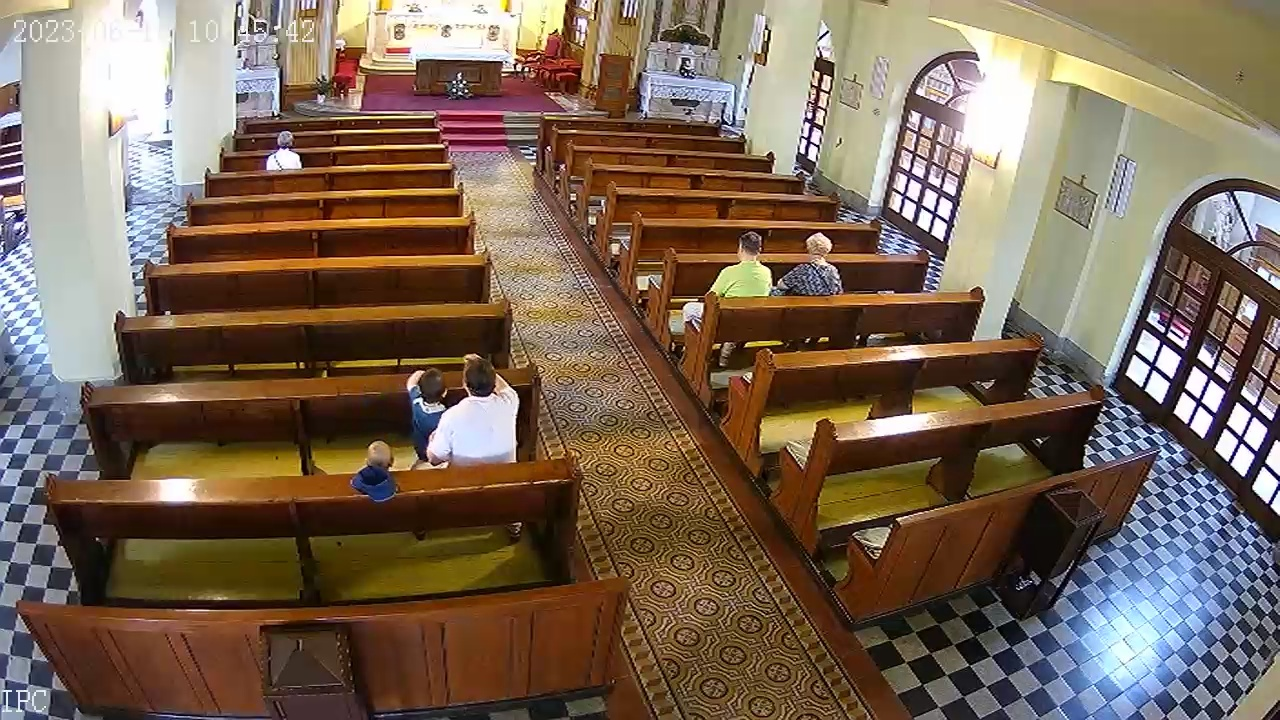
#> input picture test-2.jpg, 1280 x 720 px, found by its file name
$ python picture_preproccess.py
#> lines starting #> are read from the running program, lines starting #| are printed output that depends on the picture
#> further down, image is the input picture: shape (720, 1280, 3); mean B, G, R 85.3, 102.2, 121.1
import cv2
import numpy as np

def picture_preproccess(image):
    # Split the image into color channels
    b, g, r = cv2.split(image)

    # Apply Gaussian blur to each color channel
    blurred_b = cv2.GaussianBlur(b, (11, 11), 0)
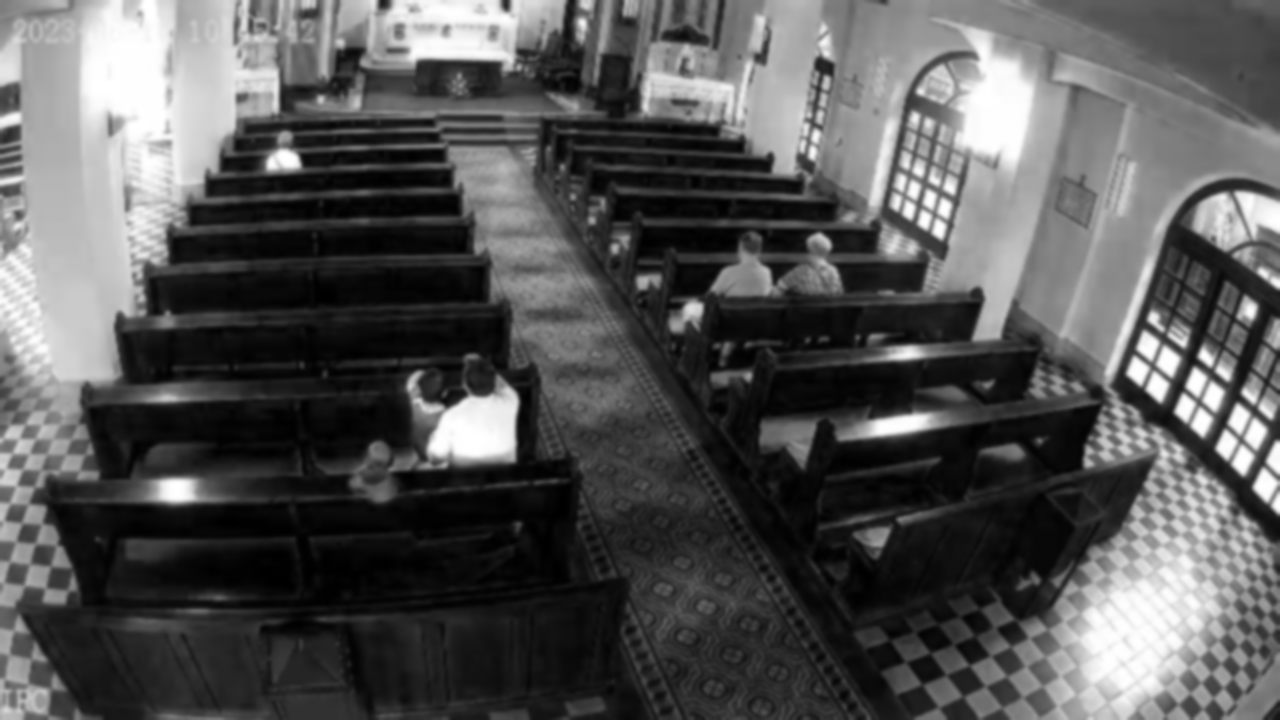
#> blurred_b: shape (720, 1280); min 0, max 255, mean 85.3
    blurred_g = cv2.GaussianBlur(g, (11, 11), 0)
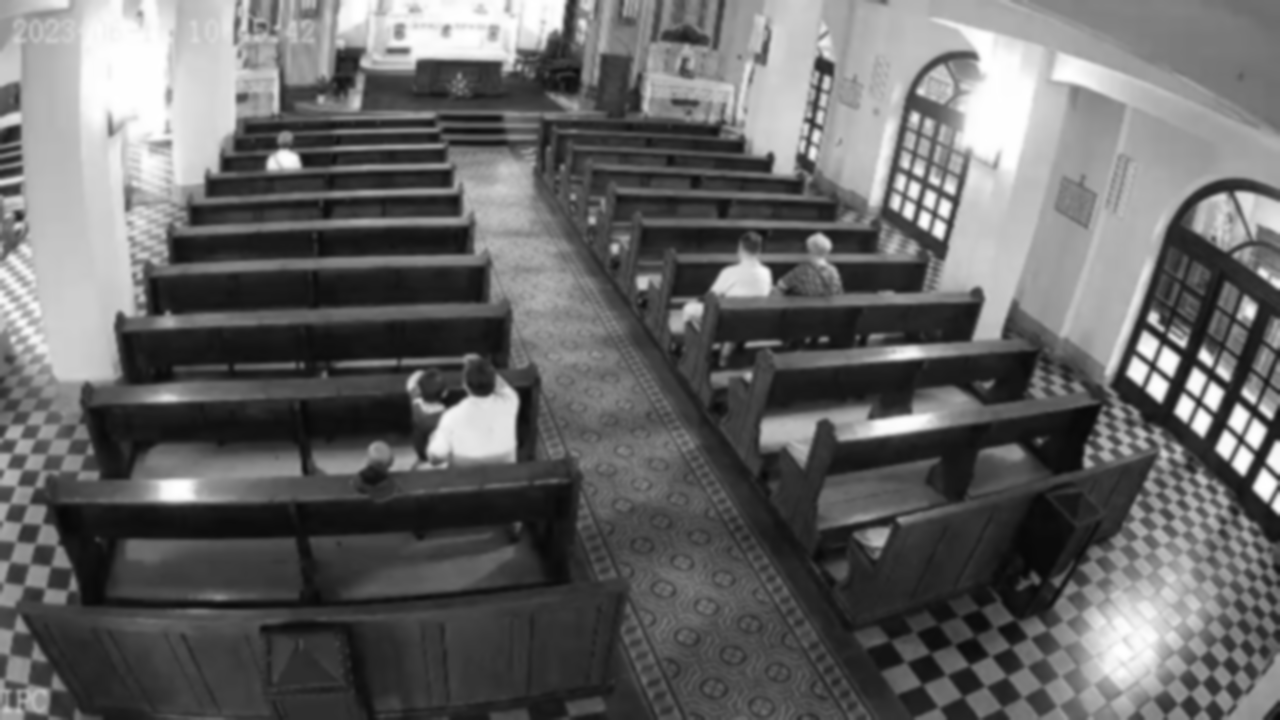
#> blurred_g: shape (720, 1280); min 7, max 255, mean 102.2
    blurred_r = cv2.GaussianBlur(r, (11, 11), 0)
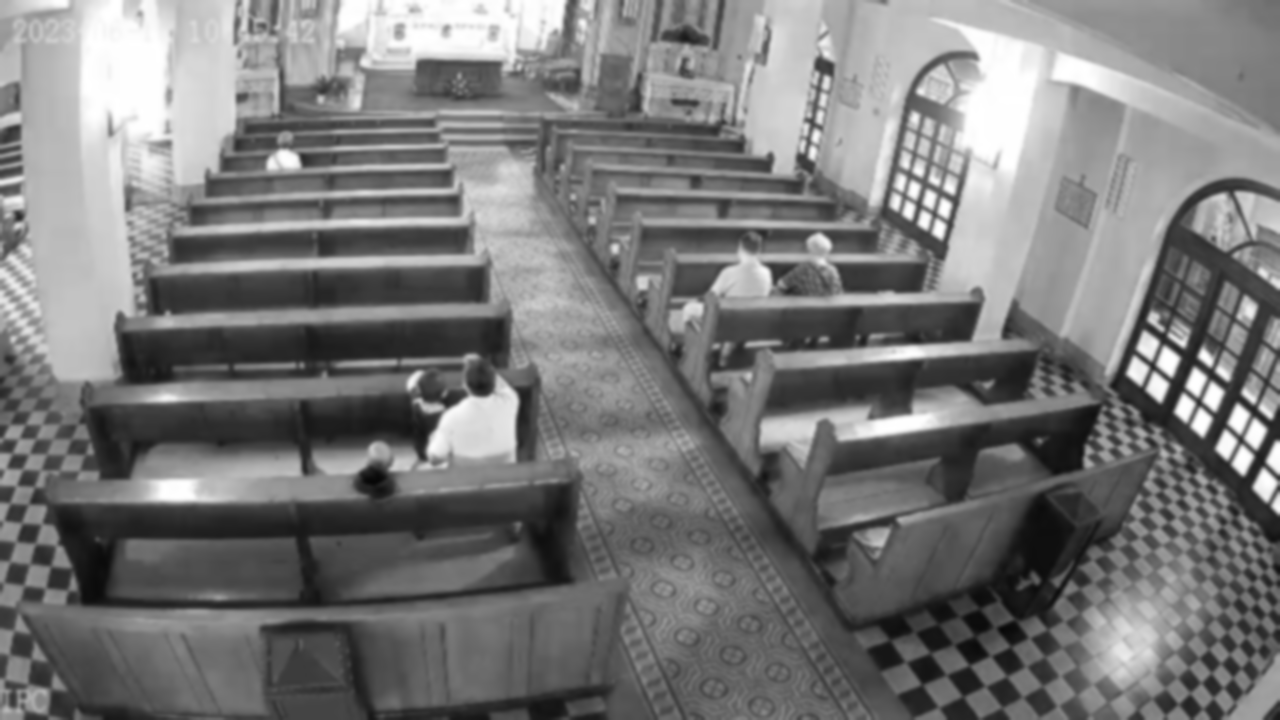
#> blurred_r: shape (720, 1280); min 7, max 255, mean 121.1

    # Merge the blurred color channels back into an image
    blurred_image = cv2.merge([blurred_b, blurred_g, blurred_r])
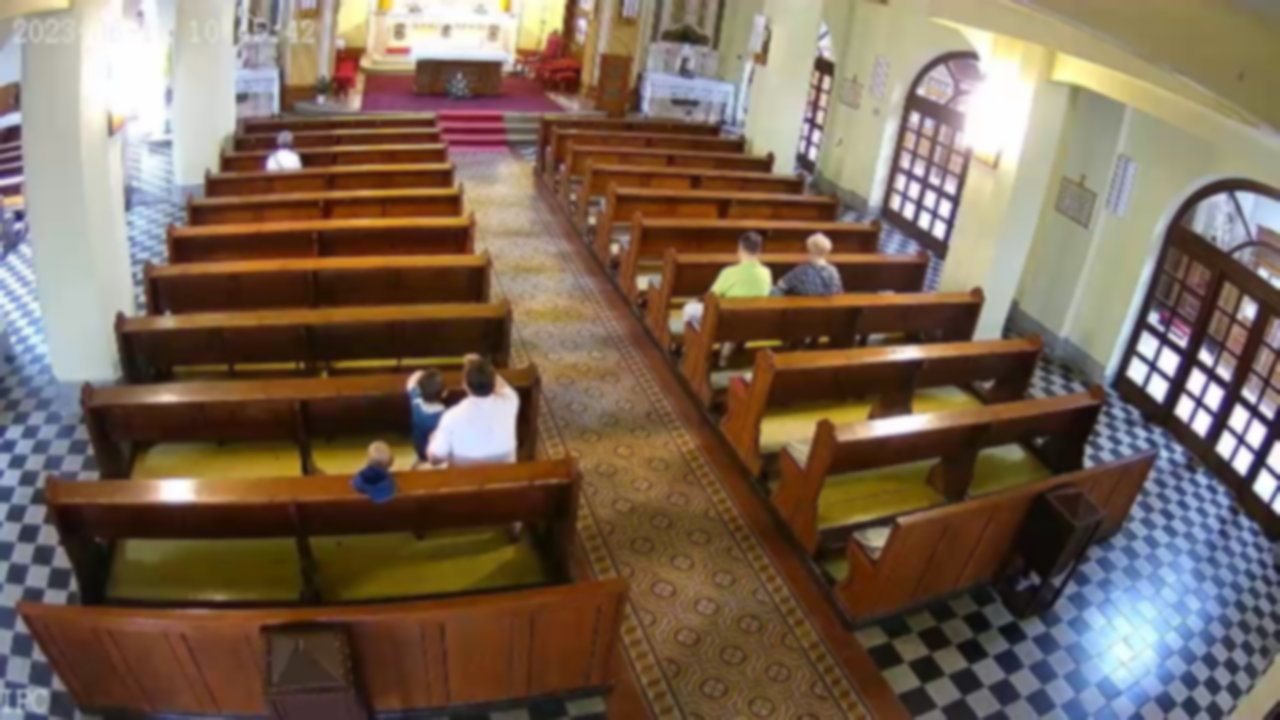
#> blurred_image: shape (720, 1280, 3); mean B, G, R 85.3, 102.2, 121.1

    return blurred_image

# Load the image
image = cv2.imread("test-2.jpg")

# Preprocess the image
result = picture_preproccess(image)

# Save the preprocessed image
cv2.imwrite("result.jpg", result)

$ run again, with test-0.jpg copied over test-2.jpg
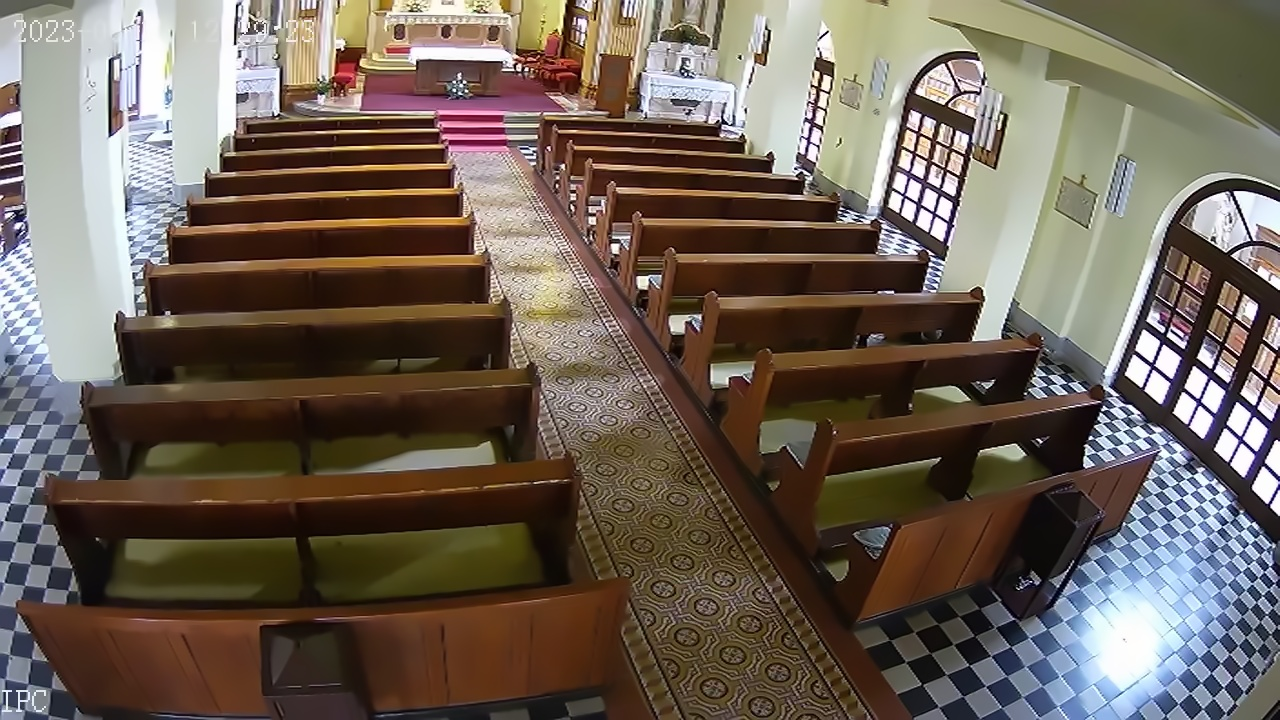
#> input picture test-0.jpg, 1280 x 720 px, found by its file name
#> image is the input picture: shape (720, 1280, 3); mean B, G, R 85.7, 96.7, 108.7
#> in picture_preproccess, `blurred_r = cv2.GaussianBlur(r, (11, 11), 0)`:
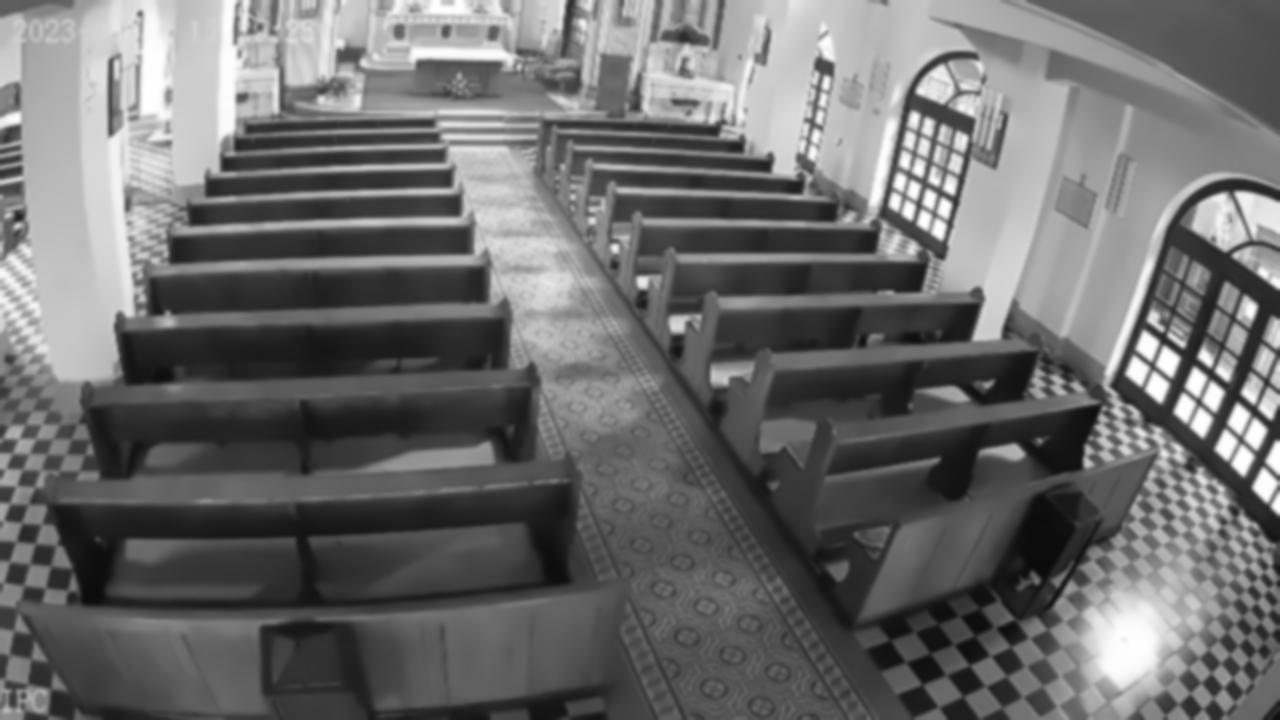
#> blurred_r: shape (720, 1280); min 11, max 255, mean 108.7
#> in picture_preproccess, `blurred_image = cv2.merge([blurred_b, blurred_g, blurred_r])`:
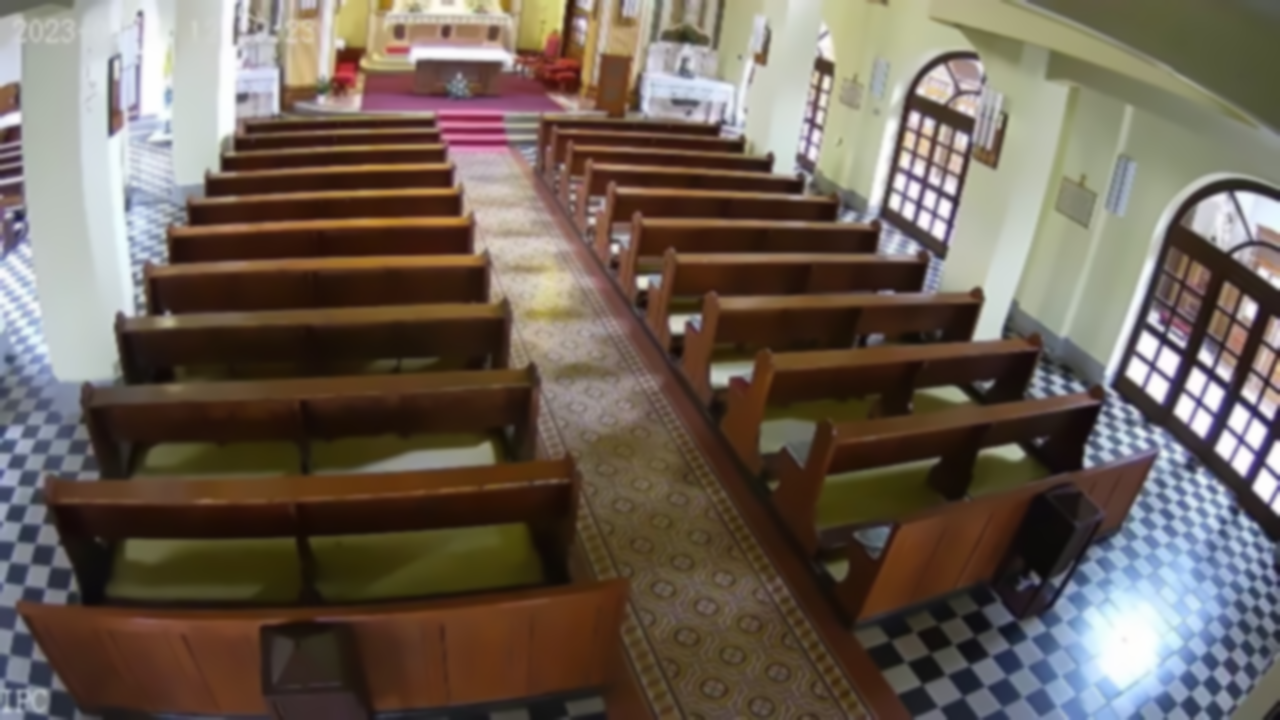
#> blurred_image: shape (720, 1280, 3); mean B, G, R 85.7, 96.7, 108.7
